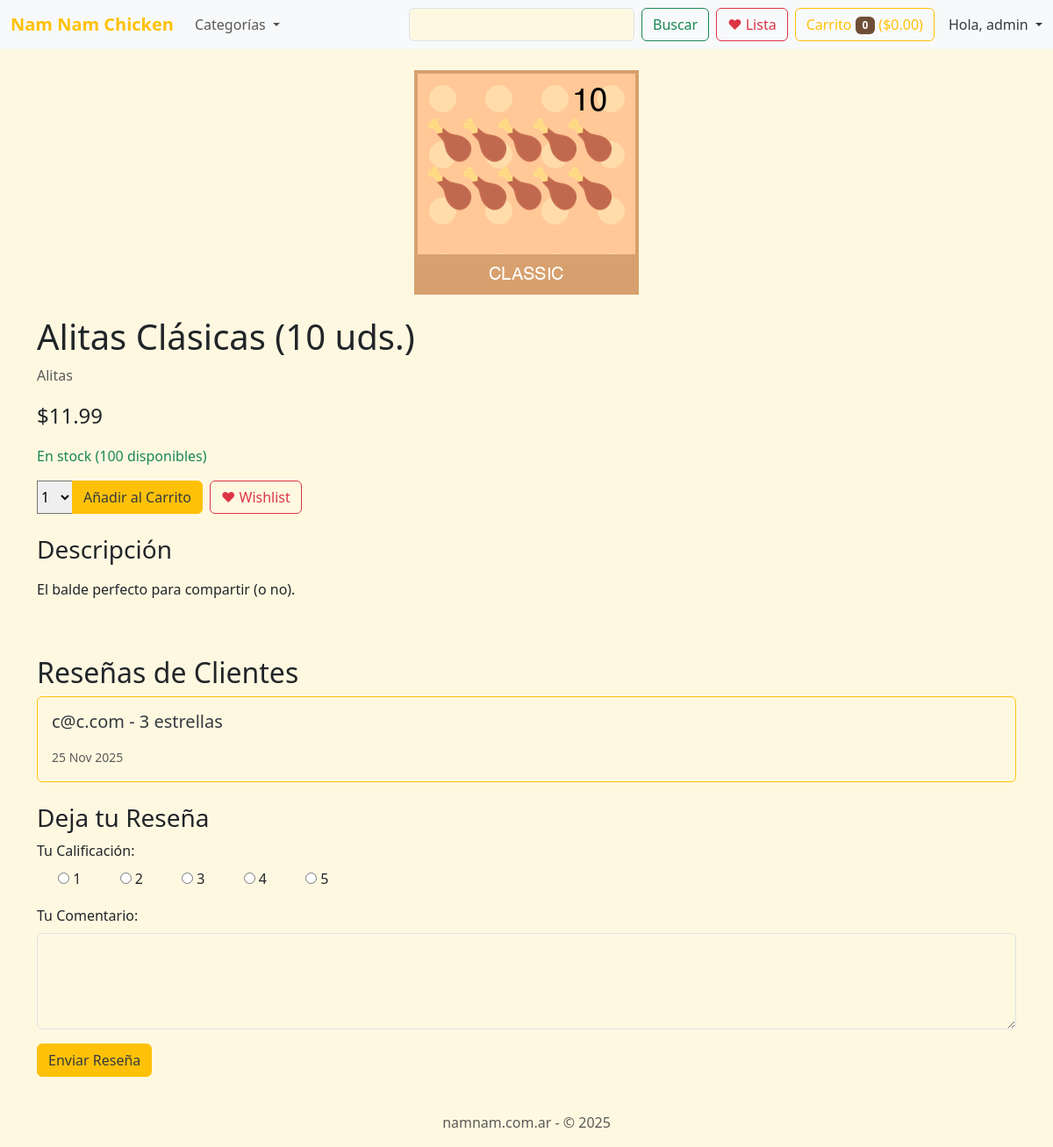
The app's page /3/alitas-clasicas-10-uds/ (signed in) with its own data.
### shop/models.py (models this page shows, shortened)
class Product(models.Model):
    category = models.ForeignKey(Category,
                                 related_name='products',
                                 on_delete=models.CASCADE)
    name = models.CharField(max_length=200)
    slug = models.SlugField(max_length=200)
    image = models.ImageField(upload_to='products/%Y/%m/%d', blank=True)
    description = models.TextField(blank=True)
    price = models.DecimalField(max_digits=10, decimal_places=2)
    available = models.BooleanField(default=True)
    stock = models.PositiveIntegerField(default=0)
    average_rating = models.DecimalField(max_digits=3, decimal_places=2, default=0.00)
    total_reviews = models.PositiveIntegerField(default=0)
    created = models.DateTimeField(auto_now_add=True)
    updated = models.DateTimeField(auto_now=True)
    class Meta:
        ordering = ['name']
        indexes = [
            models.Index(fields=['id', 'slug']),
            models.Index(fields=['name']),
            models.Index(fields=['-created']),
        ]

class Category(models.Model):
    name = models.CharField(max_length=200)
    slug = models.SlugField(max_length=200, unique=True)
    class Meta:
        ordering = ['name']
        indexes = [
            models.Index(fields=['name']),
        ]
        verbose_name = 'category'
        verbose_name_plural = 'categories'
    def __str__(self):
        return self.name

class Review(models.Model):
    product = models.ForeignKey(Product, on_delete=models.CASCADE, related_name='reviews')
    user = models.ForeignKey(settings.AUTH_USER_MODEL, on_delete=models.CASCADE)
    rating = models.IntegerField(validators=[MinValueValidator(1), MaxValueValidator(5)])
    comment = models.TextField(blank=True)
    created_at = models.DateTimeField(auto_now_add=True)
    class Meta:
        ordering = ['-created_at']
        unique_together = ('product', 'user') # One review per user per product

### shop/views.py (the view)
# urls.py: path('<int:id>/<slug:slug>/', views.product_detail, name='product_detail'),
def product_detail(request, id, slug):
    product = get_object_or_404(Product,
                                id=id,
                                slug=slug,
                                available=True)
    cart_product_form = CartAddProductForm()
    reviews = product.reviews.all()
    if request.method == 'POST' and request.user.is_authenticated:
        existing_review = Review.objects.filter(product=product, user=request.user).first()
        if existing_review:
            review_form = ReviewForm(request.POST, instance=existing_review)
        else:
            review_form = ReviewForm(request.POST)
        if review_form.is_valid():
            new_review = review_form.save(commit=False)
            new_review.product = product
            new_review.user = request.user
            new_review.save()
            messages.success(request, 'Tu reseña ha sido enviada con éxito.')
            return redirect(product.get_absolute_url())
        else:
            messages.error(request, 'Hubo un error al enviar tu reseña. Por favor, verifica los datos.')
    else:
        if request.user.is_authenticated:
            existing_review = Review.objects.filter(product=product, user=request.user).first()
            if existing_review:
                review_form = ReviewForm(instance=existing_review)
            else:
                review_form = ReviewForm()
        else:
            review_form = ReviewForm()
    return render(request,
                  'shop/product/detail.html',
                  {'product': product,
                   'cart_product_form': cart_product_form,
                   'reviews': reviews,
                   'review_form': review_form})

### cart/forms.py
class CartAddProductForm(forms.Form):
    quantity = forms.TypedChoiceField(
        choices=PRODUCT_QUANTITY_CHOICES,
        coerce=int
    )
    update = forms.BooleanField(required=False,
                                initial=False,
                                widget=forms.HiddenInput)

### shop/forms.py
class ReviewForm(forms.ModelForm):
    rating = forms.ChoiceField(
        choices=[(i, str(i)) for i in range(1, 6)], # Choices 1 to 5
        widget=RadioSelect,
        label="Tu Calificación"
    )
    class Meta:
        model = Review
        fields = ['rating', 'comment']
        widgets = {
            'comment': forms.Textarea(attrs={'rows': 4}),
        }

### cart/cart.py (called while the page is built)
    def __len__(self):
        return sum(item['quantity'] for item in self.cart.values())

    def get_total_price(self):
        return sum(Decimal(item['price']) * item['quantity'] for item in self.cart.values())

### cart/context_processors.py (called while the page is built)
def cart(request):
    return {'cart': Cart(request)}

### shop/templates/shop/product/detail.html (shortened to what this page needs)
{% extends "shop/base.html" %}
{% block content %}
<div class="row">
    <div class="col-12 col-md-6 offset-md-3 text-center">
        {% if product.image %}
            <img src="{{ product.image.url }}" class="img-fluid" alt="{{ product.name }}">
        {% else %}
            <img src="https://via.placeholder.com/600x400.png?text=No+Image" class="img-fluid" alt="No image available">
        {% endif %}
    </div>
</div>
<div class="row mt-4">
    <div class="col-12">
        <h1>{{ product.name }}</h1>
        <p class="text-muted">{{ product.category }}</p>
        <p class="fs-4">${{ product.price }}</p>
        {% if product.available and product.stock > 0 %}
            <p class="text-success">En stock ({{ product.stock }} disponibles)</p>
            <div class="d-flex gap-2">
                <form action="{% url "cart:cart_add" product.id %}" method="post" class="d-flex">
                    <div class="input-group" style="max-width: 200px;">
                        {{ cart_product_form.quantity }}
                        <button class="btn btn-primary" type="submit">Añadir al Carrito</button>
                    </div>
                </form>
                {% if user.is_authenticated %}
                <form action="{% url 'users:wishlist_add' product.id %}" method="post">
                    <button class="btn btn-outline-danger" type="submit" title="Agregar a Lista de Deseos">♥ Wishlist</button>
                </form>
                {% endif %}
            </div>
        {% else %}
            <p class="text-danger">Agotado</p>
        {% endif %}
        <h3 class="mt-4">Descripción</h3>
        <p>{{ product.description|linebreaks }}</p>
    </div>
</div>
<div class="row mt-5">
    <div class="col-12">
        <h2>Reseñas de Clientes</h2>
        {% if reviews %}
            {% for review in reviews %}
                <div class="card mb-3">
                    <div class="card-body">
                        <h5 class="card-title">{{ review.user.username }} - {{ review.rating }} estrellas</h5>
                        <p class="card-text"><small class="text-muted">{{ review.created_at|date:"d M Y" }}</small></p>
                    </div>
                </div>
            {% endfor %}
        {% else %}
            <p>Aún no hay reseñas para este producto.</p>
        {% endif %}
        <h3 class="mt-4">Deja tu Reseña</h3>
        {% if user.is_authenticated %}
            <form action="{% url "shop:product_detail" product.id product.slug %}" method="post">
                <div class="mb-3">
                    <label for="{{ review_form.rating.id_for_label }}" class="form-label">Tu Calificación:</label>
                    <div>
                        {% for radio in review_form.rating %}
                            <div class="form-check form-check-inline">
                                {{ radio.tag }}
                                <label class="form-check-label" for="{{ radio.id_for_label }}">{{ radio.choice_label }}</label>
                            </div>
                        {% endfor %}
                    </div>
                </div>
                <div class="mb-3">
                    <label for="{{ review_form.comment.id_for_label }}" class="form-label">Tu Comentario:</label>
                    <textarea name="{{ review_form.comment.name }}" id="{{ review_form.comment.id_for_label }}" class="form-control" rows="4"></textarea>
                </div>
                <button type="submit" class="btn btn-primary">Enviar Reseña</button>
            </form>
        {% else %}
            <p>Por favor, <a href="{% url "users:login" %}">inicia sesión</a> para dejar una reseña.</p>
        {% endif %}
    </div>
</div>
{% endblock %}

### shop/templates/shop/base.html (shortened to what this page needs)
{% load static %}
<!doctype html>
<html lang="en">
<head>
    <link href="https://cdn.jsdelivr.net/npm/bootstrap@5.3.3/dist/css/bootstrap.min.css" rel="stylesheet">
    <link rel="stylesheet" href="{% static 'shop/css/style.css' %}">
</head>
<body>
    <nav class="navbar navbar-expand-lg navbar-light bg-light">
        <div class="container-fluid">
            <a class="navbar-brand" href="{% url 'shop:product_list' %}">Nam Nam Chicken</a>
            <div class="collapse navbar-collapse" id="navbarSupportedContent">
                <ul class="navbar-nav me-auto mb-2 mb-lg-0">
                    <li class="nav-item dropdown">
                        <a class="nav-link dropdown-toggle" href="#" id="navbarDropdown" role="button" data-bs-toggle="dropdown" aria-expanded="false">
                            Categorías
                        </a>
                    </li>
                </ul>
                <form class="d-flex" action="{% url 'shop:product_list' %}" method="get">
                    <input class="form-control me-2" type="search" aria-label="Buscar" name="q">
                    <button class="btn btn-outline-success" type="submit">Buscar</button>
                </form>
                {% if user.is_authenticated %}
                <div class="ms-2">
                    <a href="{% url 'users:wishlist' %}" class="btn btn-outline-danger" title="Mi Lista de Deseos">
                        ♥ Lista
                    </a>
                </div>
                {% endif %}
                <div class="ms-2">
                    <a href="{% url 'cart:cart_detail' %}" class="btn btn-outline-primary">
                        Carrito
                        <span class="badge bg-primary">
                            {{ cart|length }}
                        </span>
                        (${{ cart.get_total_price|floatformat:2 }})
                    </a>
                </div>
                <div class="ms-3 d-flex align-items-center">
                    {% if user.is_authenticated %}
                        <div class="nav-item dropdown">
                            <a class="nav-link dropdown-toggle text-dark" href="#" id="userDropdown" role="button" data-bs-toggle="dropdown" aria-expanded="false">
                                Hola, {{ user.first_name|default:user.username }}
                            </a>
                        </div>
                    {% else %}
                        <a href="{% url 'users:login' %}" class="btn btn-outline-success me-2">Iniciar Sesión</a>
                        <a href="{% url 'users:register' %}" class="btn btn-success">Registrarse</a>
                    {% endif %}
                </div>
            </div>
        </div>
    </nav>
    <main class="container my-4">
        {% block content %}
        {% endblock %}
    </main>
    <footer class="footer mt-auto py-3 text-center">
        <div class="container">
            <span class="text-muted">namnam.com.ar - &copy; 2025</span>
        </div>
    </footer>
</body>
</html>

### shop/static/shop/css/style.css (style rules this page uses)
:root { --bs-primary: #FFC107; --bs-secondary: #6F4E37; --bs-success: #28a745; --bs-info: #17a2b8; --bs-warning: #ffc107; --bs-danger: #dc3545; --bs-light: #f8f9fa; --bs-dark: #343a40; --bs-body-bg: #FFF8E1; }
html, body { height: 100%; }
body { display: flex; flex-direction: column; background-color: var(--bs-body-bg); background-image: url('/static/img/background.png'); background-size: cover; background-repeat: no-repeat; background-attachment: fixed; background-position: center center; }
main { flex: 1; }
.navbar-brand { font-weight: bold; color: var(--bs-primary) !important; }
.btn-primary { background-color: var(--bs-primary); border-color: var(--bs-primary); color: var(--bs-dark); }
div.card { border-color: var(--bs-primary); background-color: transparent; }
.card-title { color: var(--bs-dark); }
.navbar .btn-outline-primary { color: var(--bs-primary); border-color: var(--bs-primary); }
.navbar .badge { background-color: var(--bs-secondary) !important; color: white; }
.navbar .dropdown-toggle.text-dark { color: var(--bs-dark) !important; }
body > .footer { margin-top: 20px; }

### records on screen
Product: image (picture), name "Alitas Clásicas (10 uds.)", category "Alitas", price "11.99", stock "100", description "El balde perfecto para compartir (o no)."
Review: user.username "c@c.com", rating "3", created_at "25 Nov 2025"

### other values on screen
{{ cart|length }} "0"
{{ cart.get_total_price|floatformat:2 }} "0.00"
{{ user.first_name|default:user.username }} "admin"
{{ radio.choice_label }} "1" "2" "3" "4" "5"
